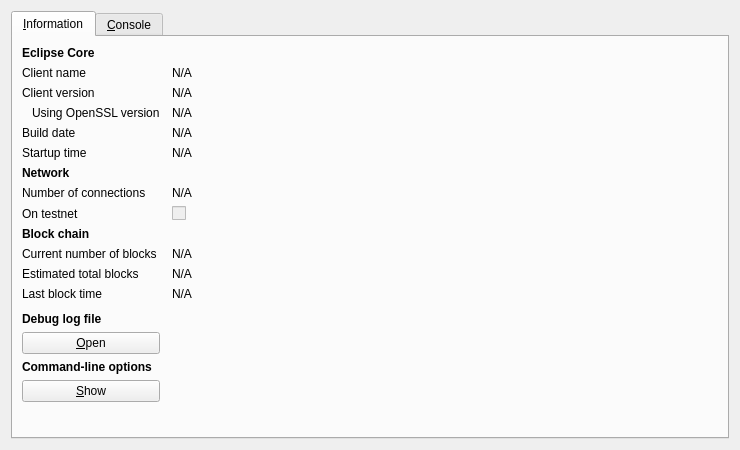
<?xml version="1.0" encoding="UTF-8"?>
<ui version="4.0">
 <class>RPCConsole</class>
 <widget class="QDialog" name="RPCConsole">
  <property name="geometry">
   <rect>
    <x>0</x>
    <y>0</y>
    <width>740</width>
    <height>450</height>
   </rect>
  </property>
  <property name="windowTitle">
   <string>Eclipse - Debug window</string>
  </property>
  <layout class="QVBoxLayout" name="verticalLayout_2">
   <item>
    <widget class="QTabWidget" name="tabWidget">
     <property name="currentIndex">
      <number>0</number>
     </property>
     <widget class="QWidget" name="tab_info">
      <attribute name="title">
       <string>&amp;Information</string>
      </attribute>
      <layout class="QGridLayout" name="gridLayout" columnstretch="0,1">
       <property name="horizontalSpacing">
        <number>12</number>
       </property>
       <item row="0" column="0">
        <widget class="QLabel" name="label_9">
         <property name="font">
          <font>
           <weight>75</weight>
           <bold>true</bold>
          </font>
         </property>
         <property name="text">
          <string>Eclipse Core</string>
         </property>
        </widget>
       </item>
       <item row="1" column="0">
        <widget class="QLabel" name="label_5">
         <property name="text">
          <string>Client name</string>
         </property>
        </widget>
       </item>
       <item row="1" column="1">
        <widget class="QLabel" name="clientName">
         <property name="cursor">
          <cursorShape>IBeamCursor</cursorShape>
         </property>
         <property name="text">
          <string>N/A</string>
         </property>
         <property name="textFormat">
          <enum>Qt::PlainText</enum>
         </property>
         <property name="textInteractionFlags">
          <set>Qt::LinksAccessibleByMouse|Qt::TextSelectableByKeyboard|Qt::TextSelectableByMouse</set>
         </property>
        </widget>
       </item>
       <item row="2" column="0">
        <widget class="QLabel" name="label_6">
         <property name="text">
          <string>Client version</string>
         </property>
        </widget>
       </item>
       <item row="2" column="1">
        <widget class="QLabel" name="clientVersion">
         <property name="cursor">
          <cursorShape>IBeamCursor</cursorShape>
         </property>
         <property name="text">
          <string>N/A</string>
         </property>
         <property name="textFormat">
          <enum>Qt::PlainText</enum>
         </property>
         <property name="textInteractionFlags">
          <set>Qt::LinksAccessibleByMouse|Qt::TextSelectableByKeyboard|Qt::TextSelectableByMouse</set>
         </property>
        </widget>
       </item>
       <item row="3" column="0">
        <widget class="QLabel" name="label_14">
         <property name="text">
          <string>Using OpenSSL version</string>
         </property>
         <property name="indent">
          <number>10</number>
         </property>
        </widget>
       </item>
       <item row="3" column="1">
        <widget class="QLabel" name="openSSLVersion">
         <property name="cursor">
          <cursorShape>IBeamCursor</cursorShape>
         </property>
         <property name="text">
          <string>N/A</string>
         </property>
         <property name="textFormat">
          <enum>Qt::PlainText</enum>
         </property>
         <property name="textInteractionFlags">
          <set>Qt::LinksAccessibleByMouse|Qt::TextSelectableByKeyboard|Qt::TextSelectableByMouse</set>
         </property>
        </widget>
       </item>
       <item row="4" column="0">
        <widget class="QLabel" name="label_12">
         <property name="text">
          <string>Build date</string>
         </property>
        </widget>
       </item>
       <item row="4" column="1">
        <widget class="QLabel" name="buildDate">
         <property name="cursor">
          <cursorShape>IBeamCursor</cursorShape>
         </property>
         <property name="text">
          <string>N/A</string>
         </property>
         <property name="textFormat">
          <enum>Qt::PlainText</enum>
         </property>
         <property name="textInteractionFlags">
          <set>Qt::LinksAccessibleByMouse|Qt::TextSelectableByKeyboard|Qt::TextSelectableByMouse</set>
         </property>
        </widget>
       </item>
       <item row="5" column="0">
        <widget class="QLabel" name="label_13">
         <property name="text">
          <string>Startup time</string>
         </property>
        </widget>
       </item>
       <item row="5" column="1">
        <widget class="QLabel" name="startupTime">
         <property name="cursor">
          <cursorShape>IBeamCursor</cursorShape>
         </property>
         <property name="text">
          <string>N/A</string>
         </property>
         <property name="textFormat">
          <enum>Qt::PlainText</enum>
         </property>
         <property name="textInteractionFlags">
          <set>Qt::LinksAccessibleByMouse|Qt::TextSelectableByKeyboard|Qt::TextSelectableByMouse</set>
         </property>
        </widget>
       </item>
       <item row="6" column="0">
        <widget class="QLabel" name="label_11">
         <property name="font">
          <font>
           <weight>75</weight>
           <bold>true</bold>
          </font>
         </property>
         <property name="text">
          <string>Network</string>
         </property>
        </widget>
       </item>
       <item row="7" column="0">
        <widget class="QLabel" name="label_7">
         <property name="text">
          <string>Number of connections</string>
         </property>
        </widget>
       </item>
       <item row="7" column="1">
        <widget class="QLabel" name="numberOfConnections">
         <property name="cursor">
          <cursorShape>IBeamCursor</cursorShape>
         </property>
         <property name="text">
          <string>N/A</string>
         </property>
         <property name="textFormat">
          <enum>Qt::PlainText</enum>
         </property>
         <property name="textInteractionFlags">
          <set>Qt::LinksAccessibleByMouse|Qt::TextSelectableByKeyboard|Qt::TextSelectableByMouse</set>
         </property>
        </widget>
       </item>
       <item row="8" column="0">
        <widget class="QLabel" name="label_8">
         <property name="text">
          <string>On testnet</string>
         </property>
        </widget>
       </item>
       <item row="8" column="1">
        <widget class="QCheckBox" name="isTestNet">
         <property name="enabled">
          <bool>false</bool>
         </property>
         <property name="text">
          <string/>
         </property>
        </widget>
       </item>
       <item row="9" column="0">
        <widget class="QLabel" name="label_10">
         <property name="font">
          <font>
           <weight>75</weight>
           <bold>true</bold>
          </font>
         </property>
         <property name="text">
          <string>Block chain</string>
         </property>
        </widget>
       </item>
       <item row="10" column="0">
        <widget class="QLabel" name="label_3">
         <property name="text">
          <string>Current number of blocks</string>
         </property>
        </widget>
       </item>
       <item row="10" column="1">
        <widget class="QLabel" name="numberOfBlocks">
         <property name="cursor">
          <cursorShape>IBeamCursor</cursorShape>
         </property>
         <property name="text">
          <string>N/A</string>
         </property>
         <property name="textFormat">
          <enum>Qt::PlainText</enum>
         </property>
         <property name="textInteractionFlags">
          <set>Qt::LinksAccessibleByMouse|Qt::TextSelectableByKeyboard|Qt::TextSelectableByMouse</set>
         </property>
        </widget>
       </item>
       <item row="11" column="0">
        <widget class="QLabel" name="label_4">
         <property name="text">
          <string>Estimated total blocks</string>
         </property>
        </widget>
       </item>
       <item row="11" column="1">
        <widget class="QLabel" name="totalBlocks">
         <property name="cursor">
          <cursorShape>IBeamCursor</cursorShape>
         </property>
         <property name="text">
          <string>N/A</string>
         </property>
         <property name="textFormat">
          <enum>Qt::PlainText</enum>
         </property>
         <property name="textInteractionFlags">
          <set>Qt::LinksAccessibleByMouse|Qt::TextSelectableByKeyboard|Qt::TextSelectableByMouse</set>
         </property>
        </widget>
       </item>
       <item row="12" column="0">
        <widget class="QLabel" name="label_2">
         <property name="text">
          <string>Last block time</string>
         </property>
        </widget>
       </item>
       <item row="12" column="1">
        <widget class="QLabel" name="lastBlockTime">
         <property name="cursor">
          <cursorShape>IBeamCursor</cursorShape>
         </property>
         <property name="text">
          <string>N/A</string>
         </property>
         <property name="textFormat">
          <enum>Qt::PlainText</enum>
         </property>
         <property name="textInteractionFlags">
          <set>Qt::LinksAccessibleByMouse|Qt::TextSelectableByKeyboard|Qt::TextSelectableByMouse</set>
         </property>
        </widget>
       </item>
       <item row="13" column="0">
        <spacer name="verticalSpacer_2">
         <property name="orientation">
          <enum>Qt::Vertical</enum>
         </property>
         <property name="sizeHint" stdset="0">
          <size>
           <width>20</width>
           <height>20</height>
          </size>
         </property>
        </spacer>
       </item>
       <item row="14" column="0">
        <widget class="QLabel" name="labelDebugLogfile">
         <property name="font">
          <font>
           <weight>75</weight>
           <bold>true</bold>
          </font>
         </property>
         <property name="text">
          <string>Debug log file</string>
         </property>
        </widget>
       </item>
       <item row="15" column="0">
        <widget class="QPushButton" name="openDebugLogfileButton">
         <property name="toolTip">
          <string>Open the Eclipse debug log file from the current data directory. This can take a few seconds for large log files.</string>
         </property>
         <property name="text">
          <string>&amp;Open</string>
         </property>
         <property name="autoDefault">
          <bool>false</bool>
         </property>
        </widget>
       </item>
       <item row="16" column="0">
        <widget class="QLabel" name="labelCLOptions">
         <property name="font">
          <font>
           <weight>75</weight>
           <bold>true</bold>
          </font>
         </property>
         <property name="text">
          <string>Command-line options</string>
         </property>
        </widget>
       </item>
       <item row="17" column="0">
        <widget class="QPushButton" name="showCLOptionsButton">
         <property name="toolTip">
          <string>Show the Eclipse-Qt help message to get a list with possible Eclipse command-line options.</string>
         </property>
         <property name="text">
          <string>&amp;Show</string>
         </property>
         <property name="autoDefault">
          <bool>false</bool>
         </property>
        </widget>
       </item>
       <item row="18" column="0">
        <spacer name="verticalSpacer">
         <property name="orientation">
          <enum>Qt::Vertical</enum>
         </property>
         <property name="sizeHint" stdset="0">
          <size>
           <width>20</width>
           <height>40</height>
          </size>
         </property>
        </spacer>
       </item>
      </layout>
     </widget>
     <widget class="QWidget" name="tab_console">
      <attribute name="title">
       <string>&amp;Console</string>
      </attribute>
      <layout class="QVBoxLayout" name="verticalLayout_3">
       <property name="spacing">
        <number>3</number>
       </property>
       <item>
        <widget class="QTextEdit" name="messagesWidget">
         <property name="minimumSize">
          <size>
           <width>0</width>
           <height>100</height>
          </size>
         </property>
         <property name="readOnly">
          <bool>true</bool>
         </property>
         <property name="tabKeyNavigation" stdset="0">
          <bool>false</bool>
         </property>
         <property name="columnCount" stdset="0">
          <number>2</number>
         </property>
        </widget>
       </item>
       <item>
        <layout class="QHBoxLayout" name="horizontalLayout">
         <property name="spacing">
          <number>3</number>
         </property>
         <item>
          <widget class="QLabel" name="label">
           <property name="text">
            <string notr="true">&gt;</string>
           </property>
          </widget>
         </item>
         <item>
          <widget class="QLineEdit" name="lineEdit"/>
         </item>
         <item>
          <widget class="QPushButton" name="clearButton">
           <property name="maximumSize">
            <size>
             <width>24</width>
             <height>24</height>
            </size>
           </property>
           <property name="toolTip">
            <string>Clear console</string>
           </property>
           <property name="text">
            <string/>
           </property>
           <property name="icon">
            <iconset resource="../bitcoin.qrc">
             <normaloff>:/icons/remove</normaloff>:/icons/remove</iconset>
           </property>
           <property name="shortcut">
            <string notr="true">Ctrl+L</string>
           </property>
           <property name="autoDefault">
            <bool>false</bool>
           </property>
          </widget>
         </item>
        </layout>
       </item>
      </layout>
     </widget>
    </widget>
   </item>
  </layout>
 </widget>
 <resources>
  <include location="../bitcoin.qrc"/>
 </resources>
 <connections/>
</ui>
